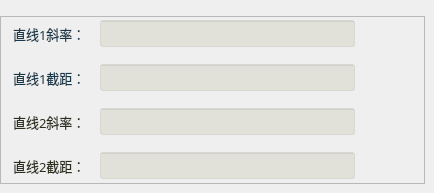
        <widget class="QWidget" name="page">
         <widget class="QFrame" name="frame_2">
          <property name="geometry">
           <rect>
            <x>0</x>
            <y>16</y>
            <width>425</width>
            <height>168</height>
           </rect>
          </property>
          <property name="styleSheet">
           <string notr="true"/>
          </property>
          <property name="frameShape">
           <enum>QFrame::StyledPanel</enum>
          </property>
          <property name="frameShadow">
           <enum>QFrame::Raised</enum>
          </property>
          <widget class="QPushButton" name="btnDelLinkLine1b">
           <property name="geometry">
            <rect>
             <x>394</x>
             <y>48</y>
             <width>27</width>
             <height>27</height>
            </rect>
           </property>
           <property name="toolTip">
            <string>删除直线1截距链接</string>
           </property>
           <property name="styleSheet">
            <string notr="true">QWidget{ border:none;border-radius: 8px;padding: 2px 4px;}
QPushButton:hover{ background-color: rgba(226, 142, 162, 100);}
QPushButton:pressed{background-color: rgba(226, 172, 162, 200);}</string>
           </property>
           <property name="text">
            <string/>
           </property>
           <property name="icon">
            <iconset resource="sub_res.qrc">
             <normaloff>:/resource/del_link.png</normaloff>:/resource/del_link.png</iconset>
           </property>
           <property name="iconSize">
            <size>
             <width>27</width>
             <height>27</height>
            </size>
           </property>
          </widget>
          <widget class="QLabel" name="label_8">
           <property name="geometry">
            <rect>
             <x>13</x>
             <y>8</y>
             <width>86</width>
             <height>19</height>
            </rect>
           </property>
           <property name="font">
            <font>
             <family>微软雅黑</family>
             <pointsize>10</pointsize>
            </font>
           </property>
           <property name="styleSheet">
            <string notr="true">color: rgba(0, 38, 56, 230);
background: transparent;</string>
           </property>
           <property name="text">
            <string>直线1斜率：</string>
           </property>
          </widget>
          <widget class="QLabel" name="label_9">
           <property name="geometry">
            <rect>
             <x>13</x>
             <y>52</y>
             <width>86</width>
             <height>19</height>
            </rect>
           </property>
           <property name="font">
            <font>
             <family>微软雅黑</family>
             <pointsize>10</pointsize>
            </font>
           </property>
           <property name="styleSheet">
            <string notr="true">color: rgba(0, 38, 56, 230);
background: transparent;</string>
           </property>
           <property name="text">
            <string>直线1截距：</string>
           </property>
          </widget>
          <widget class="QLineEdit" name="txtLinkLine1k">
           <property name="geometry">
            <rect>
             <x>100</x>
             <y>4</y>
             <width>255</width>
             <height>27</height>
            </rect>
           </property>
           <property name="font">
            <font>
             <family>微软雅黑</family>
             <pointsize>10</pointsize>
            </font>
           </property>
           <property name="toolTip">
            <string>Double类型</string>
           </property>
           <property name="styleSheet">
            <string notr="true">color: rgb(0, 0, 200);
background-color: rgba(170, 170, 127,50);</string>
           </property>
           <property name="alignment">
            <set>Qt::AlignCenter</set>
           </property>
           <property name="readOnly">
            <bool>true</bool>
           </property>
          </widget>
          <widget class="QLineEdit" name="txtLinkLine1b">
           <property name="geometry">
            <rect>
             <x>100</x>
             <y>48</y>
             <width>255</width>
             <height>27</height>
            </rect>
           </property>
           <property name="font">
            <font>
             <family>微软雅黑</family>
             <pointsize>10</pointsize>
            </font>
           </property>
           <property name="toolTip">
            <string>Double类型</string>
           </property>
           <property name="styleSheet">
            <string notr="true">color: rgb(0, 0, 200);
background-color: rgba(170, 170, 127,50);</string>
           </property>
           <property name="alignment">
            <set>Qt::AlignCenter</set>
           </property>
           <property name="readOnly">
            <bool>true</bool>
           </property>
          </widget>
          <widget class="QPushButton" name="btnLinkLine1b">
           <property name="geometry">
            <rect>
             <x>360</x>
             <y>48</y>
             <width>27</width>
             <height>27</height>
            </rect>
           </property>
           <property name="toolTip">
            <string>链接直线1截距</string>
           </property>
           <property name="styleSheet">
            <string notr="true">QWidget{ border:none;border-radius: 8px;padding: 2px 4px;}
QPushButton:hover{ background-color: rgba(85, 150, 127, 100);}
QPushButton:pressed{background-color: rgba(85, 180, 127, 160);}</string>
           </property>
           <property name="text">
            <string/>
           </property>
           <property name="icon">
            <iconset resource="sub_res.qrc">
             <normaloff>:/resource/link.png</normaloff>:/resource/link.png</iconset>
           </property>
           <property name="iconSize">
            <size>
             <width>27</width>
             <height>27</height>
            </size>
           </property>
          </widget>
          <widget class="QPushButton" name="btnLinkLine1k">
           <property name="geometry">
            <rect>
             <x>360</x>
             <y>4</y>
             <width>27</width>
             <height>27</height>
            </rect>
           </property>
           <property name="toolTip">
            <string>链接直线1斜率</string>
           </property>
           <property name="styleSheet">
            <string notr="true">QWidget{ border:none;border-radius: 8px;padding: 2px 4px;}
QPushButton:hover{ background-color: rgba(85, 150, 127, 100);}
QPushButton:pressed{background-color: rgba(85, 180, 127, 160);}</string>
           </property>
           <property name="text">
            <string/>
           </property>
           <property name="icon">
            <iconset resource="sub_res.qrc">
             <normaloff>:/resource/link.png</normaloff>:/resource/link.png</iconset>
           </property>
           <property name="iconSize">
            <size>
             <width>27</width>
             <height>27</height>
            </size>
           </property>
          </widget>
          <widget class="QPushButton" name="btnDelLinkLine1k">
           <property name="geometry">
            <rect>
             <x>394</x>
             <y>4</y>
             <width>27</width>
             <height>27</height>
            </rect>
           </property>
           <property name="toolTip">
            <string>删除直线1斜率链接</string>
           </property>
           <property name="styleSheet">
            <string notr="true">QWidget{ border:none;border-radius: 8px;padding: 2px 4px;}
QPushButton:hover{ background-color: rgba(226, 142, 162, 100);}
QPushButton:pressed{background-color: rgba(226, 172, 162, 200);}</string>
           </property>
           <property name="text">
            <string/>
           </property>
           <property name="icon">
            <iconset resource="sub_res.qrc">
             <normaloff>:/resource/del_link.png</normaloff>:/resource/del_link.png</iconset>
           </property>
           <property name="iconSize">
            <size>
             <width>27</width>
             <height>27</height>
            </size>
           </property>
          </widget>
          <widget class="QLabel" name="label_10">
           <property name="geometry">
            <rect>
             <x>13</x>
             <y>140</y>
             <width>86</width>
             <height>19</height>
            </rect>
           </property>
           <property name="font">
            <font>
             <family>微软雅黑</family>
             <pointsize>10</pointsize>
            </font>
           </property>
           <property name="styleSheet">
            <string notr="true">color: rgb(45, 45, 30);
background: transparent;</string>
           </property>
           <property name="text">
            <string>直线2截距：</string>
           </property>
          </widget>
          <widget class="QPushButton" name="btnLinkLine2k">
           <property name="geometry">
            <rect>
             <x>360</x>
             <y>92</y>
             <width>27</width>
             <height>27</height>
            </rect>
           </property>
           <property name="toolTip">
            <string>链接直线2斜率</string>
           </property>
           <property name="styleSheet">
            <string notr="true">QWidget{ border:none;border-radius: 8px;padding: 2px 4px;}
QPushButton:hover{ background-color: rgba(85, 150, 127, 100);}
QPushButton:pressed{background-color: rgba(85, 180, 127, 160);}</string>
           </property>
           <property name="text">
            <string/>
           </property>
           <property name="icon">
            <iconset resource="sub_res.qrc">
             <normaloff>:/resource/link.png</normaloff>:/resource/link.png</iconset>
           </property>
           <property name="iconSize">
            <size>
             <width>27</width>
             <height>27</height>
            </size>
           </property>
          </widget>
          <widget class="QPushButton" name="btnLinkLine2b">
           <property name="geometry">
            <rect>
             <x>360</x>
             <y>136</y>
             <width>27</width>
             <height>27</height>
            </rect>
           </property>
           <property name="toolTip">
            <string>链接直线2截距</string>
           </property>
           <property name="styleSheet">
            <string notr="true">QWidget{ border:none;border-radius: 8px;padding: 2px 4px;}
QPushButton:hover{ background-color: rgba(85, 150, 127, 100);}
QPushButton:pressed{background-color: rgba(85, 180, 127, 160);}</string>
           </property>
           <property name="text">
            <string/>
           </property>
           <property name="icon">
            <iconset resource="sub_res.qrc">
             <normaloff>:/resource/link.png</normaloff>:/resource/link.png</iconset>
           </property>
           <property name="iconSize">
            <size>
             <width>27</width>
             <height>27</height>
            </size>
           </property>
          </widget>
          <widget class="QLineEdit" name="txtLinkLine2b">
           <property name="geometry">
            <rect>
             <x>100</x>
             <y>136</y>
             <width>255</width>
             <height>27</height>
            </rect>
           </property>
           <property name="font">
            <font>
             <family>微软雅黑</family>
             <pointsize>10</pointsize>
            </font>
           </property>
           <property name="toolTip">
            <string>Double类型</string>
           </property>
           <property name="styleSheet">
            <string notr="true">color: rgb(0, 0, 200);
background-color: rgba(170, 170, 127,50);</string>
           </property>
           <property name="alignment">
            <set>Qt::AlignCenter</set>
           </property>
           <property name="readOnly">
            <bool>true</bool>
           </property>
          </widget>
          <widget class="QLineEdit" name="txtLinkLine2k">
           <property name="geometry">
            <rect>
             <x>100</x>
             <y>92</y>
             <width>255</width>
             <height>27</height>
            </rect>
           </property>
           <property name="font">
            <font>
             <family>微软雅黑</family>
             <pointsize>10</pointsize>
            </font>
           </property>
           <property name="toolTip">
            <string>Double类型</string>
           </property>
           <property name="styleSheet">
            <string notr="true">color: rgb(0, 0, 200);
background-color: rgba(170, 170, 127,50);</string>
           </property>
           <property name="alignment">
            <set>Qt::AlignCenter</set>
           </property>
           <property name="readOnly">
            <bool>true</bool>
           </property>
          </widget>
          <widget class="QLabel" name="label_11">
           <property name="geometry">
            <rect>
             <x>13</x>
             <y>96</y>
             <width>86</width>
             <height>19</height>
            </rect>
           </property>
           <property name="font">
            <font>
             <family>微软雅黑</family>
             <pointsize>10</pointsize>
            </font>
           </property>
           <property name="styleSheet">
            <string notr="true">color: rgb(45, 45, 30);
background: transparent;</string>
           </property>
           <property name="text">
            <string>直线2斜率：</string>
           </property>
          </widget>
          <widget class="QPushButton" name="btnDelLinkLine2k">
           <property name="geometry">
            <rect>
             <x>394</x>
             <y>92</y>
             <width>27</width>
             <height>27</height>
            </rect>
           </property>
           <property name="toolTip">
            <string>删除直线2斜率链接</string>
           </property>
           <property name="styleSheet">
            <string notr="true">QWidget{ border:none;border-radius: 8px;padding: 2px 4px;}
QPushButton:hover{ background-color: rgba(226, 142, 162, 100);}
QPushButton:pressed{background-color: rgba(226, 172, 162, 200);}</string>
           </property>
           <property name="text">
            <string/>
           </property>
           <property name="icon">
            <iconset resource="sub_res.qrc">
             <normaloff>:/resource/del_link.png</normaloff>:/resource/del_link.png</iconset>
           </property>
           <property name="iconSize">
            <size>
             <width>27</width>
             <height>27</height>
            </size>
           </property>
          </widget>
          <widget class="QPushButton" name="btnDelLinkLine2b">
           <property name="geometry">
            <rect>
             <x>394</x>
             <y>136</y>
             <width>27</width>
             <height>27</height>
            </rect>
           </property>
           <property name="toolTip">
            <string>删除直线2截距链接</string>
           </property>
           <property name="styleSheet">
            <string notr="true">QWidget{ border:none;border-radius: 8px;padding: 2px 4px;}
QPushButton:hover{ background-color: rgba(226, 142, 162, 100);}
QPushButton:pressed{background-color: rgba(226, 172, 162, 200);}</string>
           </property>
           <property name="text">
            <string/>
           </property>
           <property name="icon">
            <iconset resource="sub_res.qrc">
             <normaloff>:/resource/del_link.png</normaloff>:/resource/del_link.png</iconset>
           </property>
           <property name="iconSize">
            <size>
             <width>27</width>
             <height>27</height>
            </size>
           </property>
          </widget>
         </widget>
        </widget>
